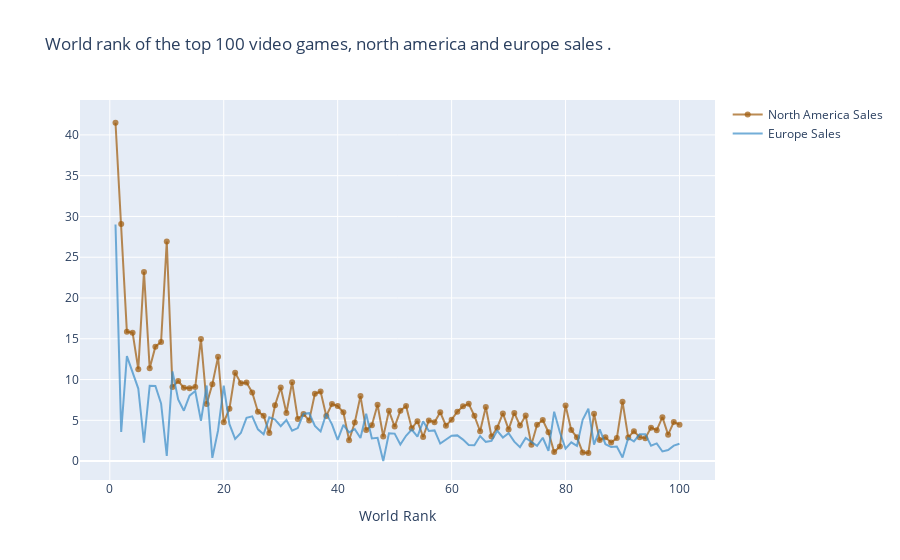

The code cell stored with this chart in its notebook:
### Code cell
#Thứ hạng thế giới của 100 trò chơi video hàng đầu, bán hàng ở Bắc Mỹ và Châu Âu
df=data.loc[:99,:] 

import plotly.graph_objs as go

trace1=go.Scatter(
                x=df.Rank,
                y=df.NA_Sales,
                mode="lines+markers",
                name="North America Sales",
                marker= dict(color = 'rgba(158, 90, 10, 0.7)'),
                text=df.Name)
trace2=go.Scatter(
                x=df.Rank,
                y=df.EU_Sales,
                mode="lines",
                name="Europe Sales",
                marker=dict(color = 'rgba(56, 140, 200, 0.7)'),
                text=df.Name)

edit_df=[trace1,trace2]
layout=dict(title="World rank of the top 100 video games, north america and europe sales .",
            xaxis=dict(title="World Rank",tickwidth=5,ticklen=8,zeroline=False))
fig=dict(data=edit_df,layout=layout)
iplot(fig)

### Figure 1 — Plotly figure (JSON) as saved in the notebook; plotly's stock layout.template omitted (floating-point values rounded to 4 significant figures)
{"data": [{"marker": {"color": "rgba(158, 90, 10, 0.7)"}, "mode": "lines+markers", "name": "North America Sales", "text": ["Wii Sports", "Super Mario Bros.", "Mario Kart Wii", "Wii Sports Resort", "Pokemon Red/Pokemon Blue", "Tetris", "New Super Mario Bros.", "Wii Play", "New Super Mario Bros. Wii", "Duck Hunt", "Nintendogs", "Mario Kart DS", "Pokemon Gold/Pokemon Silver", "Wii Fit", "Wii Fit Plus", "Kinect Adventures!", "Grand Theft Auto V", "Grand Theft Auto: San Andreas", "Super Mario World", "Brain Age: Train Your Brain in Minutes a Day", "Pokemon Diamond/Pokemon Pearl", "Super Mario Land", "Super Mario Bros. 3", "Grand Theft Auto V", "Grand Theft Auto: Vice City", "Pokemon Ruby/Pokemon Sapphire", "Pokemon Black/Pokemon White", "Brain Age 2: More Training in Minutes a Day", "Gran Turismo 3: A-Spec", "Call of Duty: Modern Warfare 3", "Pokémon Yellow: Special Pikachu Edition", "Call of Duty: Black Ops", "Pokemon X/Pokemon Y", "Call of Duty: Black Ops 3", "Call of Duty: Black Ops II", "Call of Duty: Black Ops II", "Call of Duty: Modern Warfare 2", "Call of Duty: Modern Warfare 3", "Grand Theft Auto III", "Super Smash Bros. Brawl", "Call of Duty: Black Ops", "Animal Crossing: Wild World", "Mario Kart 7", "Halo 3", "Grand Theft Auto V", "Pokemon HeartGold/Pokemon SoulSilver", "Super Mario 64", "Gran Turismo 4", "Super Mario Galaxy", "Pokemon Omega Ruby/Pokemon Alpha Sapphire", "Super Mario Land 2: 6 Golden Coins", "Grand Theft Auto IV", "Gran Turismo", "Super Mario 3D Land", "Gran Turismo 5", "Call of Duty: Modern Warfare 2", "Grand Theft Auto IV", "Super Mario All-Stars", "Pokemon FireRed/Pokemon LeafGreen", "Super Mario 64", "Just Dance 3", "Call of Duty: Ghosts", "Halo: Reach", "Mario Kart 64", "New Super Mario Bros. 2", "Halo 4", "Final Fantasy VII", "Call of Duty: Ghosts", "Just Dance 2", "Gran Turismo 2", "Call of Duty 4: Modern Warfare", "Donkey Kong Country", "Minecraft", "Animal Crossing: New Leaf", "Mario Party DS", "The Elder Scrolls V: Skyrim", "Super Mario Kart", "FIFA 16", "Wii Party", "Halo 2", "Mario Party 8", "Pokemon Black 2/Pokemon White 2", "FIFA Soccer 13", "The Sims 3", "GoldenEye 007", "Mario & Sonic at the Olympic Games", "Final Fantasy X", "Final Fantasy VIII", "Pokémon Platinum Version", "Pac-Man", "Grand Theft Auto: Liberty City Stories", "Super Mario Galaxy 2", "Star Wars Battlefront (2015)", "Call of Duty: Advanced Warfare", "The Legend of Zelda: Ocarina of Time", "Crash Bandicoot 2: Cortex Strikes Back", "Super Mario Bros. 2", "Super Smash Bros. for Wii U and 3DS", "Call of Duty: World at War", "Battlefield 3"], "type": "scatter", "x": [1, 2, 3, 4, 5, 6, 7, 8, 9, 10, 11, 12, 13, 14, 15, 16, 17, 18, 19, 20, 21, 22, 23, 24, 25, 26, 27, 28, 29, 30, 31, 32, 33, 34, 35, 36, 37, 38, 39, 40, 41, 42, 43, 44, 45, 46, 47, 48, 49, 50, 51, 52, 53, 54, 55, 56, 57, 58, 59, 60, 61, 62, 63, 64, 65, 66, 67, 68, 69, 70, 71, 72, 73, 74, 75, 76, 77, 78, 79, 80, 81, 82, 83, 84, 85, 86, 87, 88, 89, 90, 91, 92, 93, 94, 95, 96, 97, 98, 99, 100], "y": [41.49, 29.08, 15.85, 15.75, 11.27, 23.2, 11.38, 14.03, 14.59, 26.93, 9.07, 9.81, 9, 8.94, 9.09, 14.97, 7.01, 9.43, 12.78, 4.75, 6.42, 10.83, 9.54, 9.63, 8.41, 6.06, 5.57, 3.44, 6.85, 9.03, 5.89, 9.67, 5.17, 5.77, 4.99, 8.25, 8.52, 5.54, 6.99, 6.75, 5.98, 2.55, 4.74, 7.97, 3.8, 4.4, 6.91, 3.01, 6.16, 4.23, 6.16, 6.76, 4.02, 4.89, 2.96, 4.99, 4.76, 5.99, 4.34, 5.08, 6.05, 6.72, 7.03, 5.55, 3.66, 6.63, 3.01, 4.09, 5.84, 3.88, 5.91, 4.36, 5.58, 2.01, 4.46, 5.03, 3.54, 1.11, 1.79, 6.82, 3.81, 2.91, 1.06, 0.98, 5.8, 2.58, 2.91, 2.28, 2.82, 7.28, 2.9, 3.66, 2.93, 2.8, 4.1, 3.78, 5.39, 3.24, 4.79, 4.46]}, {"marker": {"color": "rgba(56, 140, 200, 0.7)"}, "mode": "lines", "name": "Europe Sales", "text": ["Wii Sports", "Super Mario Bros.", "Mario Kart Wii", "Wii Sports Resort", "Pokemon Red/Pokemon Blue", "Tetris", "New Super Mario Bros.", "Wii Play", "New Super Mario Bros. Wii", "Duck Hunt", "Nintendogs", "Mario Kart DS", "Pokemon Gold/Pokemon Silver", "Wii Fit", "Wii Fit Plus", "Kinect Adventures!", "Grand Theft Auto V", "Grand Theft Auto: San Andreas", "Super Mario World", "Brain Age: Train Your Brain in Minutes a Day", "Pokemon Diamond/Pokemon Pearl", "Super Mario Land", "Super Mario Bros. 3", "Grand Theft Auto V", "Grand Theft Auto: Vice City", "Pokemon Ruby/Pokemon Sapphire", "Pokemon Black/Pokemon White", "Brain Age 2: More Training in Minutes a Day", "Gran Turismo 3: A-Spec", "Call of Duty: Modern Warfare 3", "Pokémon Yellow: Special Pikachu Edition", "Call of Duty: Black Ops", "Pokemon X/Pokemon Y", "Call of Duty: Black Ops 3", "Call of Duty: Black Ops II", "Call of Duty: Black Ops II", "Call of Duty: Modern Warfare 2", "Call of Duty: Modern Warfare 3", "Grand Theft Auto III", "Super Smash Bros. Brawl", "Call of Duty: Black Ops", "Animal Crossing: Wild World", "Mario Kart 7", "Halo 3", "Grand Theft Auto V", "Pokemon HeartGold/Pokemon SoulSilver", "Super Mario 64", "Gran Turismo 4", "Super Mario Galaxy", "Pokemon Omega Ruby/Pokemon Alpha Sapphire", "Super Mario Land 2: 6 Golden Coins", "Grand Theft Auto IV", "Gran Turismo", "Super Mario 3D Land", "Gran Turismo 5", "Call of Duty: Modern Warfare 2", "Grand Theft Auto IV", "Super Mario All-Stars", "Pokemon FireRed/Pokemon LeafGreen", "Super Mario 64", "Just Dance 3", "Call of Duty: Ghosts", "Halo: Reach", "Mario Kart 64", "New Super Mario Bros. 2", "Halo 4", "Final Fantasy VII", "Call of Duty: Ghosts", "Just Dance 2", "Gran Turismo 2", "Call of Duty 4: Modern Warfare", "Donkey Kong Country", "Minecraft", "Animal Crossing: New Leaf", "Mario Party DS", "The Elder Scrolls V: Skyrim", "Super Mario Kart", "FIFA 16", "Wii Party", "Halo 2", "Mario Party 8", "Pokemon Black 2/Pokemon White 2", "FIFA Soccer 13", "The Sims 3", "GoldenEye 007", "Mario & Sonic at the Olympic Games", "Final Fantasy X", "Final Fantasy VIII", "Pokémon Platinum Version", "Pac-Man", "Grand Theft Auto: Liberty City Stories", "Super Mario Galaxy 2", "Star Wars Battlefront (2015)", "Call of Duty: Advanced Warfare", "The Legend of Zelda: Ocarina of Time", "Crash Bandicoot 2: Cortex Strikes Back", "Super Mario Bros. 2", "Super Smash Bros. for Wii U and 3DS", "Call of Duty: World at War", "Battlefield 3"], "type": "scatter", "x": [1, 2, 3, 4, 5, 6, 7, 8, 9, 10, 11, 12, 13, 14, 15, 16, 17, 18, 19, 20, 21, 22, 23, 24, 25, 26, 27, 28, 29, 30, 31, 32, 33, 34, 35, 36, 37, 38, 39, 40, 41, 42, 43, 44, 45, 46, 47, 48, 49, 50, 51, 52, 53, 54, 55, 56, 57, 58, 59, 60, 61, 62, 63, 64, 65, 66, 67, 68, 69, 70, 71, 72, 73, 74, 75, 76, 77, 78, 79, 80, 81, 82, 83, 84, 85, 86, 87, 88, 89, 90, 91, 92, 93, 94, 95, 96, 97, 98, 99, 100], "y": [29.02, 3.58, 12.88, 11.01, 8.89, 2.26, 9.23, 9.2, 7.06, 0.63, 11, 7.57, 6.18, 8.03, 8.59, 4.94, 9.27, 0.4, 3.75, 9.26, 4.52, 2.71, 3.44, 5.31, 5.49, 3.9, 3.28, 5.36, 5.09, 4.28, 5.04, 3.73, 4.05, 5.81, 5.88, 4.3, 3.63, 5.82, 4.51, 2.61, 4.44, 3.52, 3.91, 2.83, 5.81, 2.77, 2.85, 0.01, 3.4, 3.37, 2.04, 3.1, 3.87, 2.99, 4.88, 3.69, 3.76, 2.15, 2.65, 3.11, 3.15, 2.63, 1.98, 1.94, 3.07, 2.36, 2.47, 3.73, 2.89, 3.42, 2.38, 1.71, 2.83, 2.32, 1.88, 2.86, 1.24, 6.06, 3.53, 1.53, 2.3, 1.86, 5.05, 6.42, 2.01, 3.9, 2.07, 1.72, 1.78, 0.45, 2.83, 2.42, 3.29, 3.3, 1.89, 2.17, 1.18, 1.35, 1.9, 2.13]}], "layout": {"title": {"text": "World rank of the top 100 video games, north america and europe sales ."}, "xaxis": {"ticklen": 8, "tickwidth": 5, "title": {"text": "World Rank"}, "zeroline": false}}}
